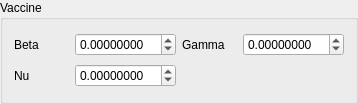
<?xml version="1.0" encoding="UTF-8"?>
<ui version="4.0">
 <class>sir_vaccine_group_box</class>
 <widget class="QGroupBox" name="sir_vaccine_group_box">
  <property name="geometry">
   <rect>
    <x>0</x>
    <y>0</y>
    <width>358</width>
    <height>104</height>
   </rect>
  </property>
  <property name="windowTitle">
   <string>SIR - Vaccine</string>
  </property>
  <property name="title">
   <string>Vaccine</string>
  </property>
  <layout class="QGridLayout" name="gridLayout">
   <item row="0" column="0">
    <widget class="QLabel" name="beta_label">
     <property name="text">
      <string>Beta</string>
     </property>
    </widget>
   </item>
   <item row="0" column="1">
    <widget class="QDoubleSpinBox" name="beta_spin_box">
     <property name="decimals">
      <number>8</number>
     </property>
     <property name="minimum">
      <double>-99.000000000000000</double>
     </property>
     <property name="maximum">
      <double>99.000000000000000</double>
     </property>
     <property name="singleStep">
      <double>0.000001000000000</double>
     </property>
    </widget>
   </item>
   <item row="0" column="2">
    <widget class="QLabel" name="gamma_label">
     <property name="text">
      <string>Gamma</string>
     </property>
    </widget>
   </item>
   <item row="0" column="3">
    <widget class="QDoubleSpinBox" name="gamma_spin_box">
     <property name="decimals">
      <number>8</number>
     </property>
     <property name="minimum">
      <double>-99.000000000000000</double>
     </property>
     <property name="maximum">
      <double>99.000000000000000</double>
     </property>
     <property name="singleStep">
      <double>0.000001000000000</double>
     </property>
    </widget>
   </item>
   <item row="1" column="0">
    <widget class="QLabel" name="nu_label">
     <property name="text">
      <string>Nu</string>
     </property>
    </widget>
   </item>
   <item row="1" column="1">
    <widget class="QDoubleSpinBox" name="nu_spin_box">
     <property name="decimals">
      <number>8</number>
     </property>
     <property name="minimum">
      <double>-99.000000000000000</double>
     </property>
     <property name="maximum">
      <double>99.000000000000000</double>
     </property>
     <property name="singleStep">
      <double>0.000001000000000</double>
     </property>
    </widget>
   </item>
  </layout>
 </widget>
 <resources/>
 <connections/>
</ui>
